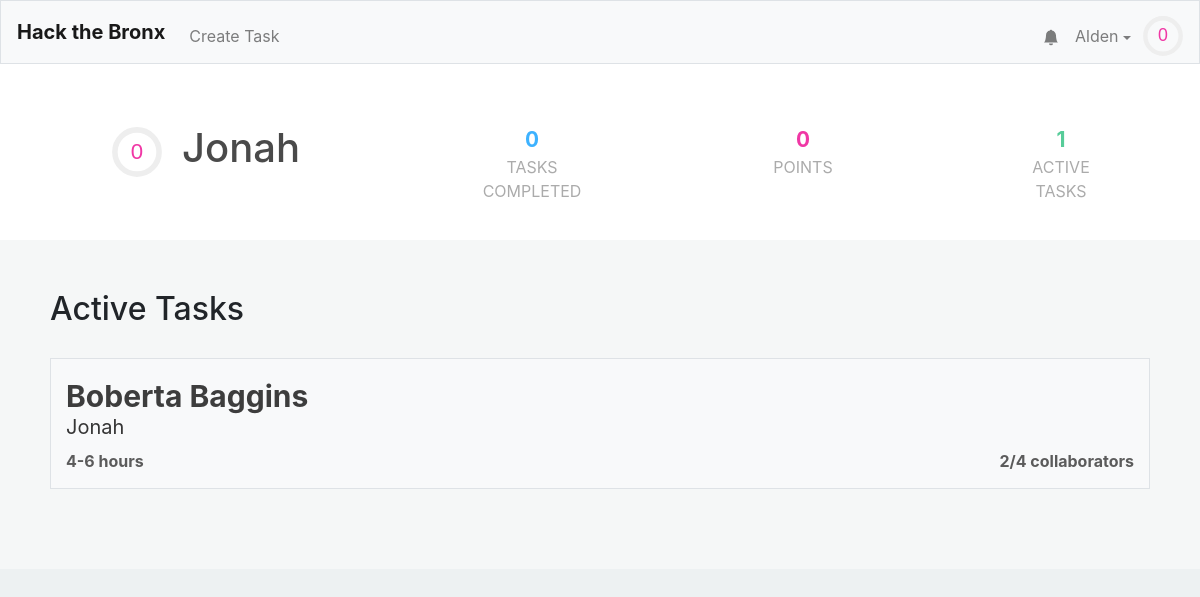
Screenshot of /profile/Jonah (signed in) with the database file from the repository.
### tables this page shows
CREATE TABLE "users" (
	"id"	INTEGER NOT NULL UNIQUE,
	"username"	TEXT NOT NULL UNIQUE,
	"hash"	TEXT NOT NULL,
	"email"	TEXT,
	"tasks"	TEXT,
	"points"	INTEGER NOT NULL DEFAULT 0,
	"numcomplete"	INTEGER NOT NULL DEFAULT 0,
	"notifications"	BLOB,
	PRIMARY KEY("id" AUTOINCREMENT)
);

CREATE TABLE "tasks" (
	"id"	INTEGER NOT NULL UNIQUE,
	"title"	TEXT NOT NULL,
	"description"	TEXT,
	"languages"	BLOB,
	"image"	TEXT,
	"hmin"	INTEGER,
	"hmax"	INTEGER,
	"cmax"	INTEGER,
	"collaborators"	TEXT,
	"creator"	INTEGER,
	PRIMARY KEY("id" AUTOINCREMENT)
);

### application.py (the view)
@app.route("/profile/<username>")
@login_required
def profile(username):
    user = getuser(session, db)
    if user["username"] != username:
        other_user = get_user_from_name(username, db)
    else:
        other_user = user
    alltasks = db.execute("SELECT * FROM tasks")
    tasks = []
    for task in alltasks:
        if (task['creator'] == other_user['id'] or other_user['id'] in debyte(task['collaborators'])):
            task['creator'] = other_user["username"]
            task["collaborators-count"] = len(debyte(task['collaborators']))
            task["points"] = calculate_points(task)
            tasks.append(task)
    return render_template("profile.html",other_user=other_user,user=user,active_tasks=tasks,task_count=len(tasks), len=len)

### application.py (called while the page is built)
@app.after_request
def after_request(response):
    response.headers["Cache-Control"] = "no-cache, no-store, must-revalidate"
    response.headers["Expires"] = 0
    response.headers["Pragma"] = "no-cache"
    return response

### helpers.py (called while the page is built)
def login_required(f):
    @wraps(f)
    def decorated_function(*args, **kwargs):
        if session.get("user_id") is None:
            return redirect("/login")
        return f(*args, **kwargs)
    return decorated_function

def debyte(obj):
    return pickle.loads(obj)

def getuser(session, db):
    user =  db.execute("SELECT * FROM users WHERE id = :id", id=session["user_id"])[0]
    user["level"]=int(user['points']**.5//10)
    user["level-progress"] = (user['points']**.5%8)/(((user["level"]+1)*10)**2)
    user["notifications"] = debyte(user["notifications"]) if user["notifications"] else []
    user["notification-amount"] = len(user["notifications"])
    return user

def get_user_from_name(name, db):
    user =  db.execute("SELECT * FROM users WHERE username = :name", name=name)[0]
    user["level"]=int(user['points']**.5//10)
    user["level-progress"] = (user['points']**.5%8)/(((user["level"]+1)*10)**2)
    return user

def calculate_points(task):
    if task['hmin'] and task['hmax']:
        total = int(min((task['hmin']+task['hmax'])/2 * 100, 500))
    else:
        total = 0
    return total

### templates/profile.html (shortened to what this page needs)
{% extends "layout.html" %}
{% block head %}
    <link href="/static/profile.css" rel="stylesheet">
{% endblock %}
{% block mainnocont %}
	<div class="profile-outer">
		<div class="name-wrapper">
			<div class = "name-section">
			 	<div style="display: flex; align-items: center;">
					<div style = "margin-left: 12px;">
						<svg viewBox="0 0 36 36" class="level-display-outer">
							<path class="level-display-bg"
				        d="M18 2.0845
				          a 15.9155 15.9155 0 0 1 0 31.831
				          a 15.9155 15.9155 0 0 1 0 -31.831"
				      />
						  <path class = "level-display"
						    d="M18 2.0845
						      a 15.9155 15.9155 0 0 1 0 31.831
						      a 15.9155 15.9155 0 0 1 0 -31.831"
						    fill="none"
						    stroke="#444";
						    stroke-width="1";
						    stroke-dasharray="{{ other_user["level-progress"] }}, 100";
						  />
						  <text x="18" y="22.8" class="level">{{other_user["level"]}}</text>
						</svg>
					</div>
					<h1 class="profile-username">{{other_user["username"]}}</h1>
				</div>
				<div class = "tasks-completed">
					<span>{{ other_user["numcomplete"] }}</span>
					<div>Tasks Completed</div>
				</div>
				<div class = "point-count">
					<span>{{ other_user["points"] }}</span>
					<div>Points</div>
				</div>
				<div class = "active-tasks">
					<span>{{ task_count }}</span>
					<div>Active Tasks</div>
				</div>
			</div>
		</div>
		<div class = "information">
			<h2>Active Tasks</h2>
			<div class = "a-tasks">
				{% for task in active_tasks %}
					<a class = "div-link" href="/task/{{task.id}}">
						<div class="task">
							<span class="task-name">{{ task["title"] }}</span>
							<span class="task-creator">{{ task["creator"] }}</span>
							<div class="task-stats">
								<span class="task-time">{{ task["hmin"] }}-{{ task["hmax"] }} hours</span>
								<span class="task-collaborator-count">{{task["collaborators-count"] }}/{{ task["cmax"] }} collaborators</span>
							</div>
						</div>
					</a>
				{% endfor %}
			</div>
		</div>
	</div>
{% endblock %}

### templates/layout.html (shortened to what this page needs)
<!DOCTYPE html>
<html lang="en">
    <head>
        <link href="https://maxcdn.bootstrapcdn.com/bootstrap/4.1.3/css/bootstrap.min.css" rel="stylesheet">
        {% block head %}{% endblock %}
        <link href="/static/styles.css" rel="stylesheet">
    </head>
    <body>
        <nav style = "height: 8vh" class="navbar navbar-expand-md navbar-light bg-light border">
            <a class="navbar-brand" href="/"><b>Hack the Bronx</b></a>
            <div class="collapse navbar-collapse" id="navbar">
                {% if session.user_id %}
                    <ul class="navbar-nav mt-2">
                        <li class="nav-item"><a class="nav-link" href="/taskCreation">Create Task</a></li>
                    </ul>
                    <ul class="navbar-nav ml-auto mt-2">
                        <li style="position: relative; transform:translateX(8px) translateY(7.5px);"class="nav-item"><a class="nav-link" href="/notifications"><svg xmlns="http://www.w3.org/2000/svg" width="16" height="16" fill="currentColor" class="bi bi-bell-fill" viewBox="0 0 16 16">
  <path d="M8 16a2 2 0 0 0 2-2H6a2 2 0 0 0 2 2zm.995-14.901a1 1 0 1 0-1.99 0A5.002 5.002 0 0 0 3 6c0 1.098-.5 6-2 7h14c-1.5-1-2-5.902-2-7 0-2.42-1.72-4.44-4.005-4.901z"/>
</svg></a><span style="display:{{ "none" if user["notification-amount"] == 0 else "flex" }};" class="notification-circle">{{user["notification-amount"]}}</span></li>
                        <li class="nav-item">
                            <div id="user-information-dropdown">
                              <button onclick="showUserDropdown()" id="user-information-dropname" class="nav-link">{{ session.user_name }} <span class="dropdown-caret"></span></button>
                            </div>
                        </li>
                        <li class="nav-item">
                            <div style = "margin-left: -4px;">
                                <svg viewBox="0 0 36 36" style="transform: translateY(8px); width: 40px;">
                                    <path class="level-display-bg"
                                d="M18 2.0845
                                  a 15.9155 15.9155 0 0 1 0 31.831
                                  a 15.9155 15.9155 0 0 1 0 -31.831"
                              />
                                  <path class = "level-display"
                                    d="M18 2.0845
                                      a 15.9155 15.9155 0 0 1 0 31.831
                                      a 15.9155 15.9155 0 0 1 0 -31.831"
                                    fill="none"
                                    stroke="#444";
                                    stroke-width="1";
                                    stroke-dasharray="{{ user["level-progress"] }}, 100";
                                  />
                                  <text x="18" y="22.8" class="level">{{user["level"]}}</text>
                                </svg>
                            </div>
                        </li>
                    </ul>
                {% endif %}
            </div>
        </nav>
        {% block mainnocont %}{% endblock %}
        <main class="container p-5">
        </main>
    </body>
</html>

### static/profile.css (style rules this page uses)
.profile-username { color:#4a4a4a; margin-left: 20px; }
.name-section,.name-wrapper { color: #3d3d3d; padding: 30px 100px; background: white; width: 100%; display: flex; }
.name-wrapper { padding: 30px 0px; display: block; }
.information { left:0; right: 0; display: block; background: #F5F7F7; width: 100%; padding: 50px 50px; }
.tasks-completed { display: flex; flex-direction: column; align-items-content: center; text-align: center; width: 200px; padding: 0; height: 50px; margin-left: 180px; }
.tasks-completed span { font-weight: bold; font-size: 1.3em; color: #3DB2FF; }
.tasks-completed div { color: #ababab; text-transform: uppercase; }
.point-count { display: flex; flex-direction: column; align-items-content: center; text-align: center; width: 150px; height: 50px; margin-left: 180px; }
.point-count span { font-weight: bold; font-size: 1.3em; color: #F037A5; }
.point-count div { color: #ababab; text-transform: uppercase; }
.active-tasks { display: flex; flex-direction: column; align-items-content: center; text-align: center; width: 150px; height: 50px; margin-left: 180px; }
.active-tasks span { font-weight: bold; font-size: 1.3em; color: #57CC99; }
.active-tasks div { color: #ababab; text-transform: uppercase; }
body { background: #EDF1F2; }
.task { margin: 30px 0; background: #F8F9FA; border: 1px solid #DEE2E6; padding: 15px; display: flex; flex-direction: column; transition: .1s; color: #3d3d3d; }
.task-name { font-size: 30px; font-weight: bold; }
.task-creator { transform: translateY(-7px); color: #353535; font-size: 20px; }
.task-points, .task-time, .task-collaborator-count { color: #5B5B5B; font-weight: bold; }
.task-stats { display: flex; justify-content: space-between; width: 100%; }

### static/styles.css (style rules this page uses)
#user-information-dropname { background: none; padding: 16px; border: none; cursor: pointer; }
.dropdown-caret { display: inline-block; width: 0; height: 0; vertical-align: middle; content: ""; border-style: solid; border-width: 4px 4px 0; border-right-color: transparent; border-bottom-color: transparent; border-left-color: transparent; }
#user-information-dropname { position: relative; display: inline-block; }
.level-display-outer { width: 50px; }
.level { fill: #F037A5; font-family: sans-serif; font-size: 1em; text-anchor: middle; }

### rows the page displays
users: user_name "Alden"
users: username "Jonah", numcomplete "0", points "0"
tasks: title "Boberta Baggins", creator "Jonah", hmin "4", hmax "6", creator "2", cmax "4"

### other values shown
{{ user["level"] }} "0"
{{ other_user["level"] }} "0"
{{ task_count }} "1"
